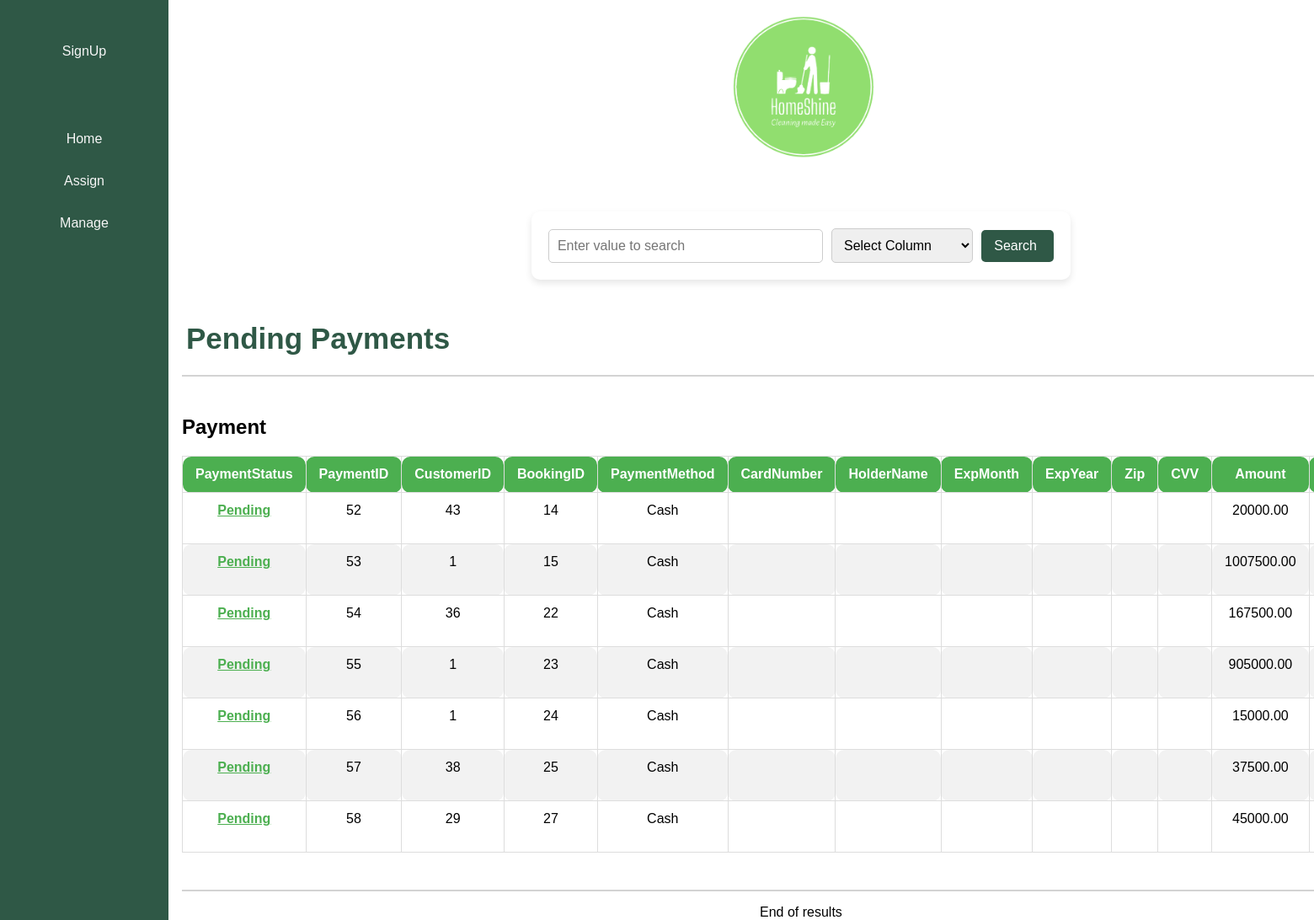
/MagPayment.php?Type=Pending, run on the app's committed database.
### tables this page shows
CREATE TABLE `payment` (
  `PaymentID` int(11) NOT NULL,
  `BookingID` int(11) DEFAULT NULL,
  `CustomerID` int(11) DEFAULT NULL,
  `PaymentMethod` varchar(100) DEFAULT NULL,
  `CardNumber` varchar(100) NOT NULL,
  `HolderName` varchar(100) NOT NULL,
  `ExpMonth` varchar(100) NOT NULL,
  `ExpYear` varchar(100) NOT NULL,
  `Zip` varchar(100) NOT NULL,
  `CVV` varchar(100) NOT NULL,
  `Amount` decimal(10,2) DEFAULT NULL,
  `DateandTime` timestamp NOT NULL DEFAULT current_timestamp() ON UPDATE current_timestamp(),
  `PaymentStatus` varchar(100) DEFAULT NULL
);

### MagPayment.php (the view, shortened to what this page needs)
<?php
$status = isset($_GET['Type']) ? $_GET['Type'] : 'Total';
include("ConnectDB.php");
if (isset($_GET['btnSearch']))
{
    $Col = $_GET['column'];
    $search = $_GET['data'];
    $query = "SELECT * FROM payment WHERE $Col = '$search'";
}
else if ($status == "Total")
{
    $query = "SELECT * FROM payment";
}
else
{
    $query = "SELECT * FROM payment WHERE PaymentStatus = '$status'";
}
$result = $connection->query($query);
?>
<html lang="en">
<head>
    <link rel="stylesheet" type="text/css" href="Style.css">
</head>
<body>
<?php include('Anavbar.php'); ?>
<div class="content">
 <center>
 <div class="Adminbanner">
<img src="img/bannertrans.png" alt="">
 </div>
 </center>
 <form class="search-container" method="GET">
        <input type="text" name="data" placeholder="Enter value to search" required>
        <select name="column" required>
            <option value="" disabled selected>Select Column</option>
        </select>
        <button type="submit" name = "btnSearch">
            Search <i class="fas fa-search"></i>
        </button>
    </form>
<h1><?php echo $status;?> Payments</h1>
<hr>
<br>
<h2>Payment</h2>
<div class="admintable">
<table border="1">
    <thead>
        <tr>
            <th>PaymentStatus</th>
            <th>PaymentID</th>
            <th>CustomerID</th>
            <th>BookingID</th>
            <th>PaymentMethod</th>
            <th>CardNumber</th>
            <th>HolderName</th>
            <th>ExpMonth</th>
            <th>ExpYear</th>
            <th>Zip</th>
            <th>CVV</th>
            <th>Amount</th>
            <th>DateandTime</th>
        </tr>
    </thead>
    <tbody>
        <?php while($row = $result->fetch_assoc()) { ?>
            <tr>
                <td>
                    <a href="MagPaymentDetails.php?PaymentID=<?php echo $row['PaymentID']; ?>">
                        <?php echo $row['PaymentStatus']; ?>
                    </a>
                </td>
                <td><?php echo $row['PaymentID']; ?></td>
                <td><?php echo $row['CustomerID']; ?></td>
                <td><?php echo $row['BookingID']; ?></td>
                <td><?php echo $row['PaymentMethod']; ?></td>
                <td><?php echo $row['CardNumber']; ?></td>
                <td><?php echo $row['HolderName']; ?></td>
                <td><?php echo $row['ExpMonth']; ?></td>
                <td><?php echo $row['ExpYear']; ?></td>
                <td><?php echo $row['Zip']; ?></td>
                <td><?php echo $row['CVV']; ?></td>
                <td><?php echo $row['Amount']; ?></td>
                <td><?php echo $row['DateandTime']; ?></td>
            </tr>
        <?php } ?>
    </tbody>
</table>
<br>
<br>
<hr>
<center><p>End of results</p></center>
</div>
</div>
</body>
</html>

### Style.css (style rules this page uses)
body { font-family: Arial, sans-serif; margin: 0; padding: 0; display: flex; }
div.content { margin-left: 200px; padding: 1px 16px; height: 1000px; }
h1 { color: #2F5846; padding-left: 5px; font-size: 35px; font-weight: bold; }
th, td { border: 2px solid black; border-radius: 10px; padding: 15px; text-align: center; border: 1px solid #ddd; padding-left: 20px; align-content: baseline; justify-content: baseline; }
input[type=text] { width: 300px; margin-bottom: 20px; padding: 12px; border: 1px solid #ccc; border-radius: 3px; }
a { color: #2196F3; }
hr { border: 1px solid lightgrey; }
.Adminbanner { display: grid; width: 150px; height: 200px; align-content: center; justify-content: center; }
.Adminbanner img { width: 200px; }
.admintable table { width: 100%; border-collapse: collapse; font-size: 16px; text-align: left; margin-top: 20px; }
.admintable table thead tr { background-color: #4CAF50; color: white; text-align: left; }
.admintable table th, .admintable table td { padding: 12px 15px; border-bottom: 1px solid #ddd; }
.admintable table tbody tr:nth-child(even) { background-color: #f2f2f2; }
.admintable table tbody td a { color: #4CAF50; text-decoration: underline; font-weight: bold; }
.search-container { max-width: 600px; margin: 50px auto; padding: 20px; background-color: #fff; border-radius: 10px; box-shadow: 0 4px 8px rgba(0, 0, 0, 0.1); display: flex; align-items: center; }
.search-container input[type="text"] { margin:auto; width: 100%; padding: 10px; font-size: 16px; margin-right: 10px; border: 1px solid #ccc; border-radius: 5px; }
.search-container select { margin:auto; width: 50%; padding: 10px; font-size: 16px; margin-right: 10px; border: 1px solid #ccc; border-radius: 5px; }
.search-container button { padding: 10px 15px; background-color: #2F5846; border: none; color: #fff; font-size: 16px; border-radius: 5px; cursor: pointer; }

### data on the page
payment: PaymentStatus "Pending", PaymentID "52", CustomerID "43", BookingID "14", PaymentMethod "Cash", Amount "20000.00"
payment: PaymentStatus "Pending", PaymentID "53", CustomerID "1", BookingID "15", PaymentMethod "Cash", Amount "1007500.00"
payment: PaymentStatus "Pending", PaymentID "54", CustomerID "36", BookingID "22", PaymentMethod "Cash", Amount "167500.00"
payment: PaymentStatus "Pending", PaymentID "55", CustomerID "1", BookingID "23", PaymentMethod "Cash", Amount "905000.00"
payment: PaymentStatus "Pending", PaymentID "56", CustomerID "1", BookingID "24", PaymentMethod "Cash", Amount "15000.00"
payment: PaymentStatus "Pending", PaymentID "57", CustomerID "38", BookingID "25", PaymentMethod "Cash", Amount "37500.00"
payment: PaymentStatus "Pending", PaymentID "58", CustomerID "29", BookingID "27", PaymentMethod "Cash", Amount "45000.00"

### other printed values
$status "Pending"
